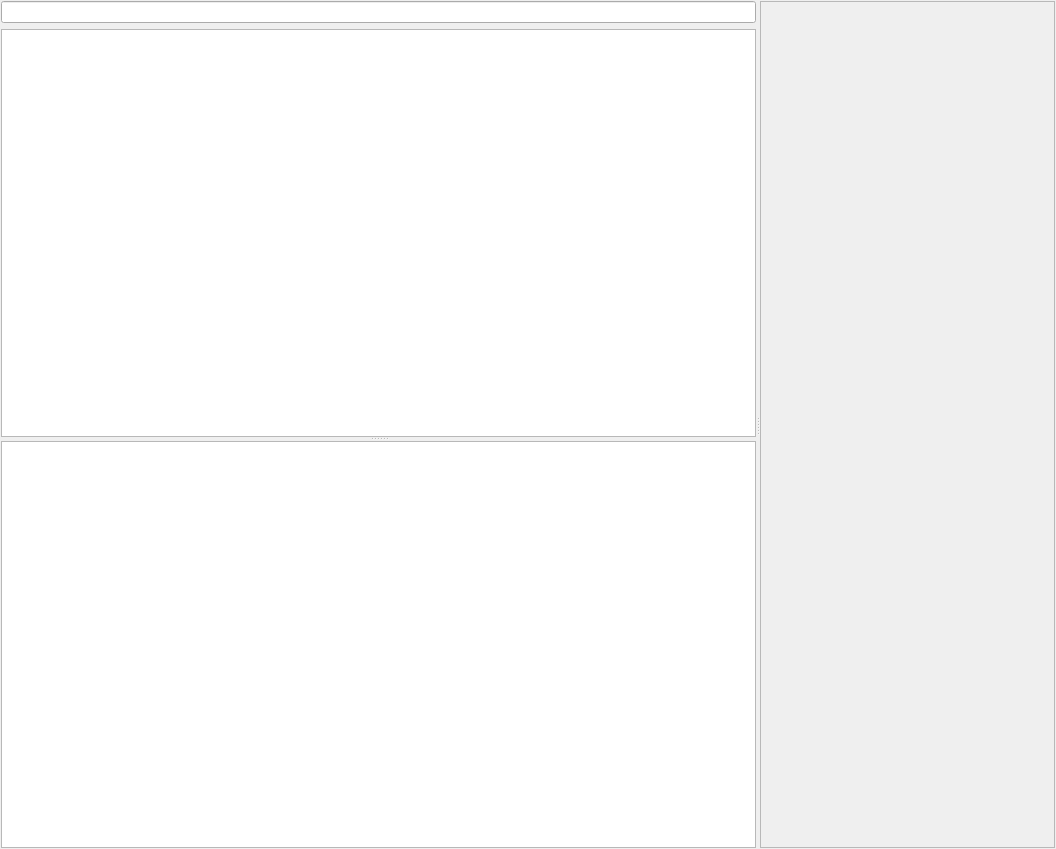
<?xml version="1.0" encoding="UTF-8"?>
<ui version="4.0">
 <class>ChoroidTab</class>
 <widget class="QWidget" name="ChoroidTab">
  <property name="geometry">
   <rect>
    <x>0</x>
    <y>0</y>
    <width>1056</width>
    <height>849</height>
   </rect>
  </property>
  <property name="windowTitle">
   <string/>
  </property>
  <layout class="QVBoxLayout" name="verticalLayout_2">
   <property name="margin">
    <number>1</number>
   </property>
   <item>
    <widget class="QSplitter" name="VertSplitter_">
     <property name="orientation">
      <enum>Qt::Horizontal</enum>
     </property>
     <widget class="QWidget" name="layoutWidget">
      <layout class="QVBoxLayout" name="verticalLayout">
       <item>
        <widget class="QLineEdit" name="PathEdit_"/>
       </item>
       <item>
        <widget class="QSplitter" name="LeftSplitter_">
         <property name="orientation">
          <enum>Qt::Vertical</enum>
         </property>
         <widget class="QTreeView" name="DirTree_"/>
         <widget class="QTreeView" name="FilesList_">
          <property name="rootIsDecorated">
           <bool>false</bool>
          </property>
         </widget>
        </widget>
       </item>
      </layout>
     </widget>
     <widget class="QFrame" name="ViewFrame_">
      <property name="sizePolicy">
       <sizepolicy hsizetype="Expanding" vsizetype="Expanding">
        <horstretch>0</horstretch>
        <verstretch>0</verstretch>
       </sizepolicy>
      </property>
      <property name="frameShape">
       <enum>QFrame::StyledPanel</enum>
      </property>
      <property name="frameShadow">
       <enum>QFrame::Raised</enum>
      </property>
     </widget>
    </widget>
   </item>
  </layout>
 </widget>
 <resources/>
 <connections/>
</ui>
